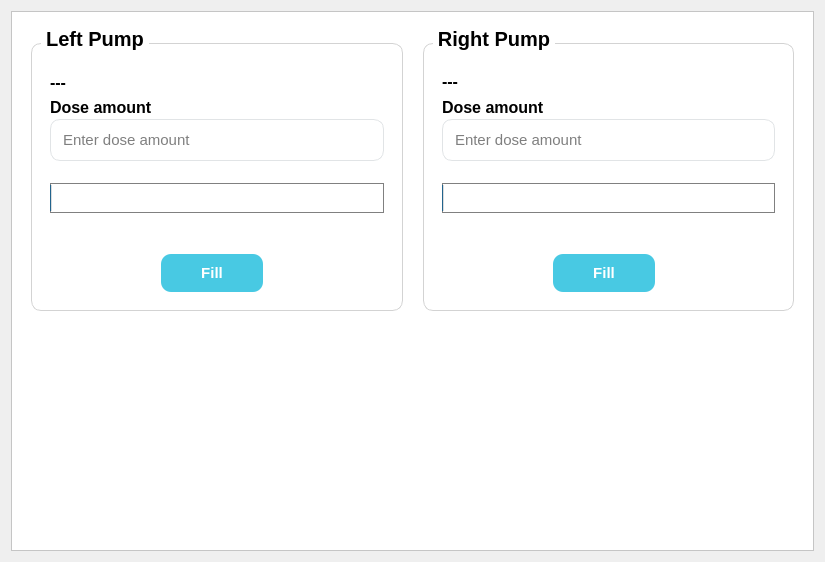
<?xml version="1.0" encoding="UTF-8"?>
<ui version="4.0">
 <class>Form</class>
 <widget class="QWidget" name="Form">
  <property name="geometry">
   <rect>
    <x>0</x>
    <y>0</y>
    <width>825</width>
    <height>562</height>
   </rect>
  </property>
  <property name="windowTitle">
   <string>Form</string>
  </property>
  <layout class="QVBoxLayout" name="verticalLayout">
   <item>
    <widget class="QFrame" name="addInstantDose">
     <property name="styleSheet">
      <string notr="true">background:#FFFFFF;</string>
     </property>
     <property name="frameShape">
      <enum>QFrame::StyledPanel</enum>
     </property>
     <property name="frameShadow">
      <enum>QFrame::Raised</enum>
     </property>
     <layout class="QVBoxLayout" name="verticalLayout_9">
      <item>
       <layout class="QGridLayout" name="gridLayout_20">
        <property name="leftMargin">
         <number>10</number>
        </property>
        <property name="topMargin">
         <number>10</number>
        </property>
        <property name="rightMargin">
         <number>10</number>
        </property>
        <property name="bottomMargin">
         <number>0</number>
        </property>
        <property name="horizontalSpacing">
         <number>20</number>
        </property>
        <item row="0" column="0">
         <widget class="QGroupBox" name="FAB_8">
          <property name="sizePolicy">
           <sizepolicy hsizetype="Preferred" vsizetype="Preferred">
            <horstretch>0</horstretch>
            <verstretch>0</verstretch>
           </sizepolicy>
          </property>
          <property name="font">
           <font>
            <family>Nirmala UI</family>
            <pointsize>15</pointsize>
            <weight>87</weight>
            <bold>true</bold>
           </font>
          </property>
          <property name="styleSheet">
           <string notr="true">QGroupBox{
border:1px solid lightgrey;
font-weight: 700;
padding:10px 0px 0px 0px;
margin-top:12px;
font-family:Nirmala UI;
font-size:15pt;
border-radius:10%
}
QGroupBox:title{
subcontrol-origin: margin;
left: 10px;
top:-4px;
margin:0px 2px 0px 2px
}
</string>
          </property>
          <property name="title">
           <string>Left Pump</string>
          </property>
          <property name="alignment">
           <set>Qt::AlignLeading|Qt::AlignLeft|Qt::AlignTop</set>
          </property>
          <property name="flat">
           <bool>false</bool>
          </property>
          <property name="checkable">
           <bool>false</bool>
          </property>
          <layout class="QHBoxLayout" name="horizontalLayout_37">
           <property name="spacing">
            <number>6</number>
           </property>
           <property name="leftMargin">
            <number>9</number>
           </property>
           <property name="topMargin">
            <number>9</number>
           </property>
           <property name="rightMargin">
            <number>9</number>
           </property>
           <property name="bottomMargin">
            <number>9</number>
           </property>
           <item>
            <layout class="QVBoxLayout" name="verticalLayout_12">
             <property name="leftMargin">
              <number>9</number>
             </property>
             <property name="topMargin">
              <number>9</number>
             </property>
             <property name="rightMargin">
              <number>9</number>
             </property>
             <property name="bottomMargin">
              <number>9</number>
             </property>
             <item>
              <layout class="QHBoxLayout" name="horizontalLayout_40">
               <property name="spacing">
                <number>2</number>
               </property>
               <item alignment="Qt::AlignLeft">
                <widget class="QLabel" name="drugNameLeftInstantDose">
                 <property name="styleSheet">
                  <string notr="true">font-weight:700;
font-size:12pt</string>
                 </property>
                 <property name="text">
                  <string>---</string>
                 </property>
                </widget>
               </item>
               <item>
                <spacer name="horizontalSpacer_12">
                 <property name="orientation">
                  <enum>Qt::Horizontal</enum>
                 </property>
                 <property name="sizeHint" stdset="0">
                  <size>
                   <width>40</width>
                   <height>20</height>
                  </size>
                 </property>
                </spacer>
               </item>
              </layout>
             </item>
             <item>
              <layout class="QVBoxLayout" name="verticalLayout_21">
               <property name="spacing">
                <number>2</number>
               </property>
               <item alignment="Qt::AlignLeft">
                <widget class="QLabel" name="label_28">
                 <property name="sizePolicy">
                  <sizepolicy hsizetype="Preferred" vsizetype="Maximum">
                   <horstretch>0</horstretch>
                   <verstretch>0</verstretch>
                  </sizepolicy>
                 </property>
                 <property name="font">
                  <font>
                   <pointsize>12</pointsize>
                   <weight>87</weight>
                   <bold>true</bold>
                  </font>
                 </property>
                 <property name="styleSheet">
                  <string notr="true">font-weight:700;
font-size:12pt</string>
                 </property>
                 <property name="text">
                  <string>Dose amount</string>
                 </property>
                </widget>
               </item>
               <item>
                <widget class="QLineEdit" name="txtDoseLeft">
                 <property name="sizePolicy">
                  <sizepolicy hsizetype="Expanding" vsizetype="Maximum">
                   <horstretch>0</horstretch>
                   <verstretch>0</verstretch>
                  </sizepolicy>
                 </property>
                 <property name="font">
                  <font>
                   <family>Nirmala UI</family>
                   <pointsize>11</pointsize>
                  </font>
                 </property>
                 <property name="styleSheet">
                  <string notr="true">padding:10px;
border:1px solid #e1e4e6;
font-size:11pt;
border-radius:10%</string>
                 </property>
                 <property name="text">
                  <string/>
                 </property>
                 <property name="placeholderText">
                  <string>Enter dose amount</string>
                 </property>
                 <property name="clearButtonEnabled">
                  <bool>false</bool>
                 </property>
                </widget>
               </item>
               <item>
                <widget class="QLabel" name="errDoseLeft">
                 <property name="styleSheet">
                  <string notr="true">color:red</string>
                 </property>
                 <property name="text">
                  <string/>
                 </property>
                </widget>
               </item>
              </layout>
             </item>
             <item>
              <layout class="QVBoxLayout" name="verticalLayout_22">
               <property name="spacing">
                <number>0</number>
               </property>
               <property name="bottomMargin">
                <number>0</number>
               </property>
               <item>
                <widget class="QProgressBar" name="progressBarLeft">
                 <property name="minimumSize">
                  <size>
                   <width>0</width>
                   <height>30</height>
                  </size>
                 </property>
                 <property name="styleSheet">
                  <string notr="true">border:1px solid grey;border-radius:none</string>
                 </property>
                 <property name="value">
                  <number>0</number>
                 </property>
                 <property name="alignment">
                  <set>Qt::AlignCenter</set>
                 </property>
                 <property name="textVisible">
                  <bool>false</bool>
                 </property>
                </widget>
               </item>
              </layout>
             </item>
             <item>
              <layout class="QHBoxLayout" name="horizontalLayout_18">
               <property name="spacing">
                <number>10</number>
               </property>
               <property name="topMargin">
                <number>35</number>
               </property>
               <property name="rightMargin">
                <number>9</number>
               </property>
               <item alignment="Qt::AlignHCenter">
                <widget class="QPushButton" name="btnFillLeft">
                 <property name="font">
                  <font>
                   <pointsize>11</pointsize>
                   <weight>99</weight>
                   <bold>true</bold>
                  </font>
                 </property>
                 <property name="cursor">
                  <cursorShape>PointingHandCursor</cursorShape>
                 </property>
                 <property name="focusPolicy">
                  <enum>Qt::TabFocus</enum>
                 </property>
                 <property name="autoFillBackground">
                  <bool>false</bool>
                 </property>
                 <property name="styleSheet">
                  <string notr="true">background:#48C9E3;
color:#FFFFFF;
border-radius:10%;
padding:10px 40px;
font-weight: 900;
font-size:11pt</string>
                 </property>
                 <property name="text">
                  <string>Fill</string>
                 </property>
                 <property name="flat">
                  <bool>false</bool>
                 </property>
                </widget>
               </item>
              </layout>
             </item>
            </layout>
           </item>
          </layout>
         </widget>
        </item>
        <item row="2" column="0" colspan="2" alignment="Qt::AlignRight|Qt::AlignBottom">
         <widget class="QLabel" name="infoInstantFill">
          <property name="text">
           <string/>
          </property>
         </widget>
        </item>
        <item row="1" column="0" colspan="2">
         <spacer name="verticalSpacer_6">
          <property name="orientation">
           <enum>Qt::Vertical</enum>
          </property>
          <property name="sizeHint" stdset="0">
           <size>
            <width>20</width>
            <height>40</height>
           </size>
          </property>
         </spacer>
        </item>
        <item row="0" column="1">
         <widget class="QGroupBox" name="FAB_9">
          <property name="sizePolicy">
           <sizepolicy hsizetype="Preferred" vsizetype="Preferred">
            <horstretch>0</horstretch>
            <verstretch>0</verstretch>
           </sizepolicy>
          </property>
          <property name="font">
           <font>
            <family>Nirmala UI</family>
            <pointsize>15</pointsize>
            <weight>87</weight>
            <bold>true</bold>
           </font>
          </property>
          <property name="styleSheet">
           <string notr="true">QGroupBox{
border:1px solid lightgrey;
font-weight: 700;
padding:10px 0px 0px 0px;
margin-top:12px;
font-family:Nirmala UI;
font-size:15pt;
border-radius:10%
}
QGroupBox:title{
subcontrol-origin: margin;
left: 10px;
top:-4px;
margin:0px 2px 0px 2px
}
</string>
          </property>
          <property name="title">
           <string>Right Pump</string>
          </property>
          <property name="alignment">
           <set>Qt::AlignLeading|Qt::AlignLeft|Qt::AlignTop</set>
          </property>
          <property name="flat">
           <bool>false</bool>
          </property>
          <property name="checkable">
           <bool>false</bool>
          </property>
          <layout class="QHBoxLayout" name="horizontalLayout_38">
           <property name="spacing">
            <number>6</number>
           </property>
           <property name="leftMargin">
            <number>9</number>
           </property>
           <property name="topMargin">
            <number>9</number>
           </property>
           <property name="rightMargin">
            <number>9</number>
           </property>
           <property name="bottomMargin">
            <number>9</number>
           </property>
           <item>
            <layout class="QVBoxLayout" name="verticalLayout_37">
             <property name="leftMargin">
              <number>9</number>
             </property>
             <property name="topMargin">
              <number>9</number>
             </property>
             <property name="rightMargin">
              <number>9</number>
             </property>
             <property name="bottomMargin">
              <number>9</number>
             </property>
             <item>
              <layout class="QHBoxLayout" name="horizontalLayout_41">
               <property name="spacing">
                <number>2</number>
               </property>
               <item alignment="Qt::AlignLeft">
                <widget class="QLabel" name="drugNameRightInstantDose">
                 <property name="sizePolicy">
                  <sizepolicy hsizetype="Preferred" vsizetype="Maximum">
                   <horstretch>0</horstretch>
                   <verstretch>0</verstretch>
                  </sizepolicy>
                 </property>
                 <property name="font">
                  <font>
                   <pointsize>12</pointsize>
                   <weight>87</weight>
                   <bold>true</bold>
                  </font>
                 </property>
                 <property name="styleSheet">
                  <string notr="true">font-weight:700;
font-size:12pt</string>
                 </property>
                 <property name="text">
                  <string>---</string>
                 </property>
                </widget>
               </item>
               <item>
                <spacer name="horizontalSpacer_13">
                 <property name="orientation">
                  <enum>Qt::Horizontal</enum>
                 </property>
                 <property name="sizeHint" stdset="0">
                  <size>
                   <width>40</width>
                   <height>20</height>
                  </size>
                 </property>
                </spacer>
               </item>
              </layout>
             </item>
             <item>
              <layout class="QVBoxLayout" name="verticalLayout_40">
               <property name="spacing">
                <number>2</number>
               </property>
               <item alignment="Qt::AlignLeft">
                <widget class="QLabel" name="label_50">
                 <property name="sizePolicy">
                  <sizepolicy hsizetype="Preferred" vsizetype="Maximum">
                   <horstretch>0</horstretch>
                   <verstretch>0</verstretch>
                  </sizepolicy>
                 </property>
                 <property name="font">
                  <font>
                   <pointsize>12</pointsize>
                   <weight>87</weight>
                   <bold>true</bold>
                  </font>
                 </property>
                 <property name="styleSheet">
                  <string notr="true">font-weight:700;
font-size:12pt</string>
                 </property>
                 <property name="text">
                  <string>Dose amount</string>
                 </property>
                </widget>
               </item>
               <item>
                <widget class="QLineEdit" name="txtDoseRight">
                 <property name="sizePolicy">
                  <sizepolicy hsizetype="Expanding" vsizetype="Maximum">
                   <horstretch>0</horstretch>
                   <verstretch>0</verstretch>
                  </sizepolicy>
                 </property>
                 <property name="font">
                  <font>
                   <family>Nirmala UI</family>
                   <pointsize>11</pointsize>
                  </font>
                 </property>
                 <property name="styleSheet">
                  <string notr="true">padding:10px;
border:1px solid #e1e4e6;
font-size:11pt;
border-radius:10%</string>
                 </property>
                 <property name="text">
                  <string/>
                 </property>
                 <property name="placeholderText">
                  <string>Enter dose amount</string>
                 </property>
                 <property name="clearButtonEnabled">
                  <bool>false</bool>
                 </property>
                </widget>
               </item>
               <item>
                <widget class="QLabel" name="errDoseRight">
                 <property name="styleSheet">
                  <string notr="true">color:red</string>
                 </property>
                 <property name="text">
                  <string/>
                 </property>
                </widget>
               </item>
              </layout>
             </item>
             <item>
              <layout class="QVBoxLayout" name="verticalLayout_41">
               <property name="spacing">
                <number>0</number>
               </property>
               <property name="bottomMargin">
                <number>0</number>
               </property>
               <item>
                <widget class="QProgressBar" name="progressBarRight">
                 <property name="minimumSize">
                  <size>
                   <width>0</width>
                   <height>30</height>
                  </size>
                 </property>
                 <property name="styleSheet">
                  <string notr="true">border:1px solid grey;border-radius:none</string>
                 </property>
                 <property name="value">
                  <number>0</number>
                 </property>
                 <property name="alignment">
                  <set>Qt::AlignCenter</set>
                 </property>
                 <property name="textVisible">
                  <bool>false</bool>
                 </property>
                </widget>
               </item>
              </layout>
             </item>
             <item>
              <layout class="QHBoxLayout" name="horizontalLayout_39">
               <property name="spacing">
                <number>10</number>
               </property>
               <property name="topMargin">
                <number>35</number>
               </property>
               <property name="rightMargin">
                <number>9</number>
               </property>
               <item alignment="Qt::AlignHCenter">
                <widget class="QPushButton" name="btnFillRight">
                 <property name="font">
                  <font>
                   <pointsize>11</pointsize>
                   <weight>99</weight>
                   <bold>true</bold>
                  </font>
                 </property>
                 <property name="cursor">
                  <cursorShape>PointingHandCursor</cursorShape>
                 </property>
                 <property name="focusPolicy">
                  <enum>Qt::TabFocus</enum>
                 </property>
                 <property name="autoFillBackground">
                  <bool>false</bool>
                 </property>
                 <property name="styleSheet">
                  <string notr="true">background:#48C9E3;
color:#FFFFFF;
border-radius:10%;
padding:10px 40px;
font-weight: 900;
font-size:11pt</string>
                 </property>
                 <property name="text">
                  <string>Fill</string>
                 </property>
                 <property name="flat">
                  <bool>false</bool>
                 </property>
                </widget>
               </item>
              </layout>
             </item>
            </layout>
           </item>
          </layout>
         </widget>
        </item>
       </layout>
      </item>
     </layout>
    </widget>
   </item>
  </layout>
 </widget>
 <resources/>
 <connections/>
</ui>
